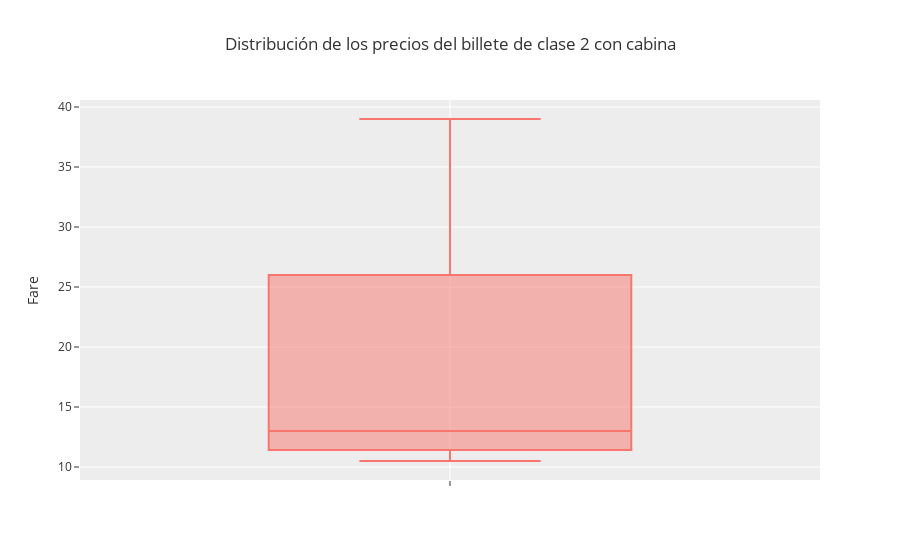

Write notebook code for a chart like this one.
### Markdown cell above
<font color = 'Lightcyan'> ¿Por qué el precio de la clase 2 con cabina es más bajo que la clase 2 sin cabina?

### Code cell
"""
Para responder a la pregunta, vamos a ver la presencia de outliers en cada tipo de billete.
Para ello, crearemos dos DataFrames filtrados según si incluye cabina o no, y veremos los outliers en el precio.

"""
#filtramos el df2 para quedarnos solo con las filas que incluyan la clase 2 con cabina, y accedemos al precio.
df_clase2_concabina = df2[(df2['Pclass']==2) & (df2['Cabin'] == 'Con cabina')]['Fare']
df_clase2_concabina = pd.DataFrame(df_clase2_concabina)
df_clase2_concabina

#gráfico:
fig1 = px.box(df_clase2_concabina, y='Fare', template='ggplot2', title='Distribución de los precios del billete de clase 2 con cabina')

fig1.show()

### Figure 1 — Plotly figure (JSON) as saved in the notebook; plotly's stock layout.template omitted (floating-point values rounded to 4 significant figures)
{"data": [{"alignmentgroup": "True", "hovertemplate": "Fare=%{y}<extra></extra>", "legendgroup": "", "marker": {"color": "#F8766D"}, "name": "", "notched": false, "offsetgroup": "", "orientation": "v", "showlegend": false, "type": "box", "x0": " ", "xaxis": "x", "y": [13, 10.5, 13, 26, 39, 26, 12.88, 12.35, 13, 26, 13, 13.79, 10.5, 39, 10.5, 10.5], "y0": " ", "yaxis": "y"}], "layout": {"boxmode": "group", "legend": {"tracegroupgap": 0}, "title": {"text": "Distribución de los precios del billete de clase 2 con cabina"}, "xaxis": {"anchor": "y", "domain": [0, 1]}, "yaxis": {"anchor": "x", "domain": [0, 1], "title": {"text": "Fare"}}}}
